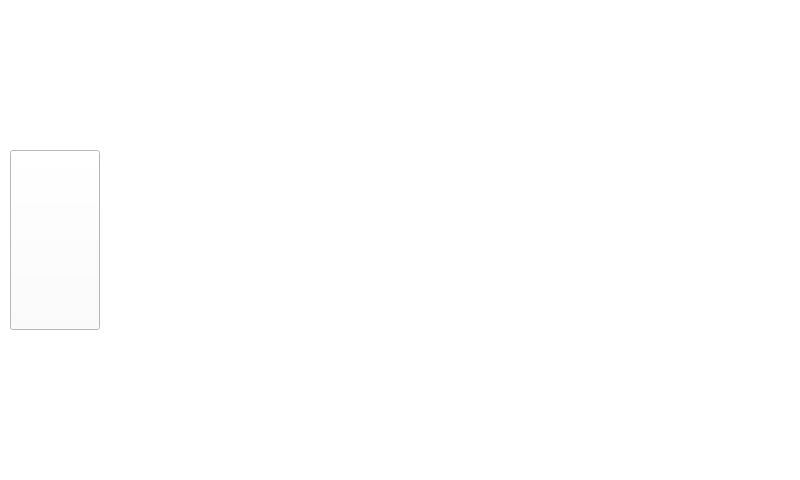
<?xml version="1.0" encoding="UTF-8"?>
<ui version="4.0">
 <class>Form_Result</class>
 <widget class="QWidget" name="Form_Result">
  <property name="geometry">
   <rect>
    <x>0</x>
    <y>0</y>
    <width>800</width>
    <height>480</height>
   </rect>
  </property>
  <property name="minimumSize">
   <size>
    <width>800</width>
    <height>480</height>
   </size>
  </property>
  <property name="maximumSize">
   <size>
    <width>800</width>
    <height>480</height>
   </size>
  </property>
  <property name="windowTitle">
   <string>Form</string>
  </property>
  <property name="styleSheet">
   <string notr="true">background-color: rgb(255, 255, 255);</string>
  </property>
  <widget class="QLabel" name="label">
   <property name="geometry">
    <rect>
     <x>430</x>
     <y>70</y>
     <width>71</width>
     <height>341</height>
    </rect>
   </property>
   <property name="font">
    <font>
     <pointsize>20</pointsize>
    </font>
   </property>
   <property name="styleSheet">
    <string notr="true">border-image: url(:/new/src/img/result_notice.jpg);</string>
   </property>
   <property name="text">
    <string/>
   </property>
   <property name="alignment">
    <set>Qt::AlignCenter</set>
   </property>
  </widget>
  <widget class="QPushButton" name="backbutton">
   <property name="geometry">
    <rect>
     <x>10</x>
     <y>150</y>
     <width>90</width>
     <height>180</height>
    </rect>
   </property>
   <property name="styleSheet">
    <string notr="true">border-image: url(:/new/src/img/backbutton.jpg);</string>
   </property>
   <property name="text">
    <string/>
   </property>
  </widget>
 </widget>
 <resources/>
 <connections/>
</ui>
